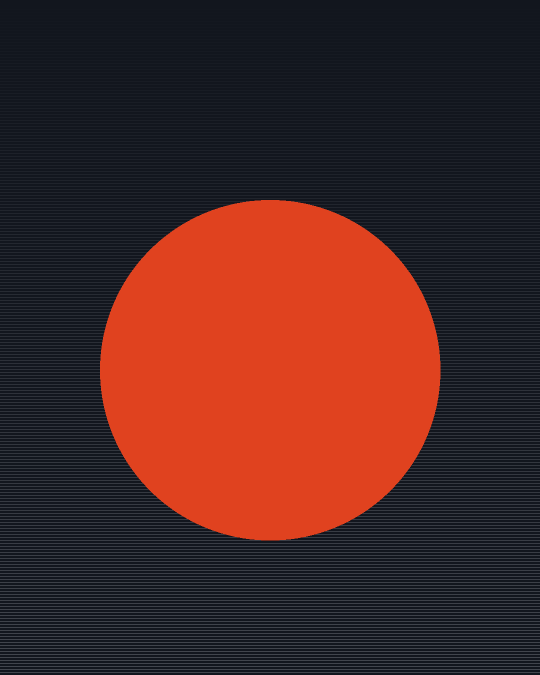
#> input picture media/probe0.png, 1080 x 1350 px (shown at 1/2 size)
$ python -i fotoprobe.py   (imports and definitions only)
#> lines starting #> are read from the running program, lines starting #| are printed output that depends on the picture
"""Ist das ein Foto - oder eine Zeichnung auf weissem Grund?

Die Bildsuche fand fuer "deep sea creature" eine Datei namens
"Humpback anglerfish.png". Lizenz frei, Groesse gut, Form gut, Platz
eins. Und trotzdem falsch: Es ist eine wissenschaftliche Illustration,
freigestellt auf Weiss.

Fuer einen Account ueber tatsaechlich Geschehenes ist das schlimmer als
ein gemaltes Bild. Ein gemaltes gibt vor, eine Vorstellung zu sein. Eine
Strichzeichnung auf Weiss sieht im Feed aus wie ein Versehen.

Ansehen kann dieses Programm ein Bild nicht - dafuer braeuchte es ein
Modell, und das kostet bei jedem Beitrag erneut. Zwei Dinge lassen sich
aber ohne jede Anfrage feststellen, und sie treffen genau diesen Fall:

1. Eine Illustration ist fast immer freigestellt. Der Rand ist dann
   weiss oder einfarbig - bei einer Fotografie praktisch nie.
2. Eine Zeichnung hat wenige Farben. Ein Foto hat Hunderte, auch ein
   dunkles: Rauschen, Verlaeufe, Reflexe.

Beides zusammen faengt Strichzeichnungen, Diagramme, Wappen und
freigestellte Objekte ab, ohne ein einziges echtes Foto zu verwerfen -
jedenfalls keines, das man zeigen wollte.
"""

from __future__ import annotations

import logging
from pathlib import Path

from PIL import Image, ImageChops, ImageStat

log = logging.getLogger(__name__)

# Worauf heruntergerechnet wird, bevor gezaehlt wird. 64x64 reicht fuer
# beide Fragen und kostet nichts.
RASTER = 64

# Ab wann ein Rand als freigestellt gilt.
RANDANTEIL = 0.75
# Und ab welcher Helligkeit ein Punkt als "weiss" zaehlt.
WEISSGRENZE = 232

# Wie viel des ganzen Bildes weiss sein darf, bevor es als Grafik gilt.
WEISSANTEIL = 0.45

# Wie viel Struktur ein Foto mindestens hat. Gemessen wird, wie stark
# sich benachbarte Bildpunkte unterscheiden - im Mittel, ueber das ganze
# Bild.
#
# Das ist der Unterschied, um den es wirklich geht. Eine Zeichnung
# besteht aus Flaechen: Innerhalb einer Flaeche ist der Nachbar derselbe
# Punkt, nur an den Konturen springt es. Eine Fotografie hat ueberall
# Struktur - Korn, Verlauf, Reflex -, auch eine unscharfe und auch eine
# fast schwarze.
#
# Vorher habe ich Farbtoene gezaehlt. Das hat zwei Testfaelle
# umgeworfen, die beide haetten durchgehen muessen: eine Tiefseeaufnahme
# und eine Schneelandschaft. Beide haben wenige Farben und sind
# trotzdem Fotografien - genau die Sorte, um die es diesem Account geht.
# Sehr niedrig angesetzt, und das ist die dritte Fassung dieser Zahl.
#
# Bei 1,2 fielen ein fast schwarzer Nachthimmel und eine neblige
# Aufnahme durch. Bei 0,5 immer noch die neblige: Eine stark
# weichgezeichnete Fotografie kommt auf 0,2 bis 0,3, eine reine
# Farbflaeche auf 0,0.
#
# Also trifft diese Schwelle nur noch den zweiten Fall - eine Flaeche
# ohne jede Zeichnung. Das ist wenig, aber es ist ehrlich: Die
# Weissprobe oben faengt den Fall, um den es wirklich geht, und alles
# darueber hinaus wuerde Fotografien verwerfen, um Grafiken zu treffen.
# Ein verworfenes Foto kostet mehr, denn dann wird gemalt.
MINDESTSTRUKTUR = 0.1

def _randpunkte(punkte: list[tuple[int, int, int]]) -> list[tuple[int, int, int]]:
    """Die vier Kanten des Rasters, ohne die Mitte."""
    oben = punkte[:RASTER]
    unten = punkte[RASTER * (RASTER - 1) :]
    links = [punkte[RASTER * zeile] for zeile in range(RASTER)]
    rechts = [punkte[RASTER * zeile + RASTER - 1] for zeile in range(RASTER)]
    return oben + unten + links + rechts


def wirkt_wie_foto(pfad: Path) -> tuple[bool, str]:
    """Ob diese Datei wie eine Fotografie aussieht. Mit Begruendung.

    True heisst nicht "schoen", sondern nur: keine Zeichnung, kein
    Diagramm, nichts Freigestelltes. Im Zweifel True - ein Foto
    faelschlich zu verwerfen waere teurer als eine Zeichnung
    durchzulassen, denn dann wird gemalt.
    """
#> called with pfad = '../../media/probe0.png'
    try:
        with Image.open(pfad) as offen:
#> offen is the input picture: PIL image 1080x1350 RGB; mean R, G, B 75.2, 38.7, 36
            klein = offen.convert("RGB").resize((RASTER, RASTER), Image.BILINEAR)
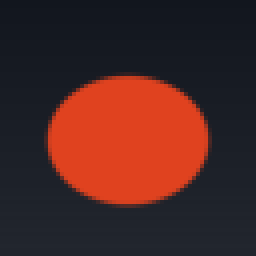
#> klein: PIL image 64x64 RGB (shown 4 times larger); mean R, G, B 75.2, 38.8, 36
    except Exception as exc:  # noqa: BLE001 - im Zweifel durchlassen
        log.info("Fotoprobe nicht moeglich (%s): %s", pfad.name, exc)
        return True, ""

    # getdata() ist abgekuendigt; get_flattened_data gibt es erst in
    # neueren Pillow-Fassungen. Beides versuchen, damit es hier und auf
    # dem Rechner des Betreibers laeuft.
    hole = getattr(klein, "get_flattened_data", None) or klein.getdata
    punkte = list(hole())
#> punkte = 4096 items, first 6: (18, 22, 30), (18, 22, 30), (18, 22, 30), (18, 22, 30), (18, 22, 30), (18, 22, 30)
    ist_weiss = [min(punkt) >= WEISSGRENZE for punkt in punkte]
#> ist_weiss = 4096 items, first 6: False, False, False, False, False, False

    rand = _randpunkte(punkte)
#> in _randpunkte, `oben = punkte[:RASTER]`: oben = 64 items, first 6: (18, 22, 30), (18, 22, 30), (18, 22, 30), (18, 22, 30), (18, 22, 30), (18, 22, 30)
#> in _randpunkte, `unten = punkte[RASTER * (RASTER - 1) :]`: unten = 64 items, first 6: (33, 37, 45), (33, 37, 45), (33, 37, 45), (33, 37, 45), (33, 37, 45), (33, 37, 45)
#> in _randpunkte, `links = [punkte[RASTER * zeile] for zeile in range(RASTER)]`: links = 64 items, first 6: (18, 22, 30), (18, 22, 30), (19, 23, 31), (19, 23, 31), (19, 23, 31), (19, 23, 31)
#> in _randpunkte, `rechts = [punkte[RASTER * zeile + RASTER - 1] for zeile in range(RASTE..`: rechts has the same summary as links
#> rand = 256 items, first 6: (18, 22, 30), (18, 22, 30), (18, 22, 30), (18, 22, 30), (18, 22, 30), (18, 22, 30)
    hell_am_rand = sum(1 for punkt in rand if min(punkt) >= WEISSGRENZE)
#> hell_am_rand = 0
    if hell_am_rand / len(rand) >= RANDANTEIL:
        return False, "auf Weiß freigestellt - eine Zeichnung, kein Foto"

    weissanteil = sum(ist_weiss) / len(punkte)
#> weissanteil = 0
    if weissanteil >= WEISSANTEIL:
        return False, f"{round(weissanteil * 100)} Prozent weiss - eine Grafik"

    struktur = _struktur(pfad)
    if struktur is not None and struktur < MINDESTSTRUKTUR:
        return False, f"kaum Struktur ({struktur:.1f}) - eine Grafik, kein Foto"

    return True, ""


def _struktur(pfad: Path) -> float | None:
    """Wie stark sich benachbarte Bildpunkte im Mittel unterscheiden.

    Gemessen am Original, nicht am verkleinerten Raster: Beim
    Herunterrechnen mittelt sich genau das weg, was wir wissen wollen.
    None heisst: nicht feststellbar, dann wird nicht verworfen.
    """
#> called with pfad = '../../media/probe0.png'
    try:
        with Image.open(pfad) as offen:
            grau = offen.convert("L")
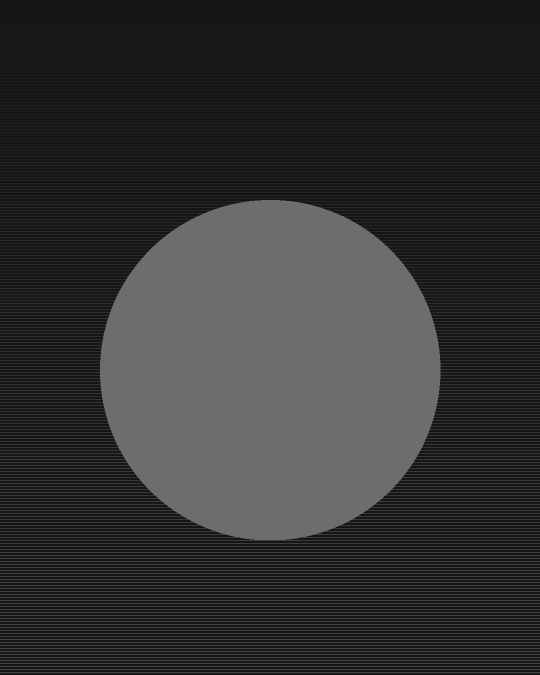
#> grau: PIL image 1080x1350 L (shown at 1/2 size); min 22, max 118, mean 49.5
            # Sehr grosse Bilder kosten sonst unnoetig Zeit. 800 Punkte
            # Kantenlaenge reichen, um Korn von Flaeche zu unterscheiden.
            if max(grau.size) > 800:
                faktor = 800 / max(grau.size)
#> faktor = 0.593
                grau = grau.resize(
                    (max(1, int(grau.width * faktor)), max(1, int(grau.height * faktor))),
                    Image.BILINEAR,
                )
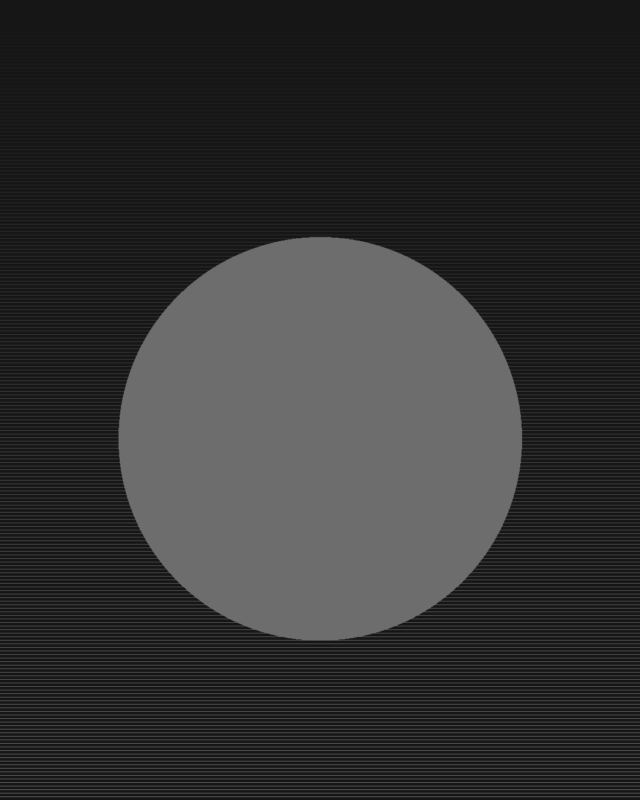
#> grau: PIL image 640x800 L; min 22, max 109, mean 49.5
            verschoben = ImageChops.offset(grau, 1, 0)
            unterschied = ImageChops.difference(grau, verschoben)
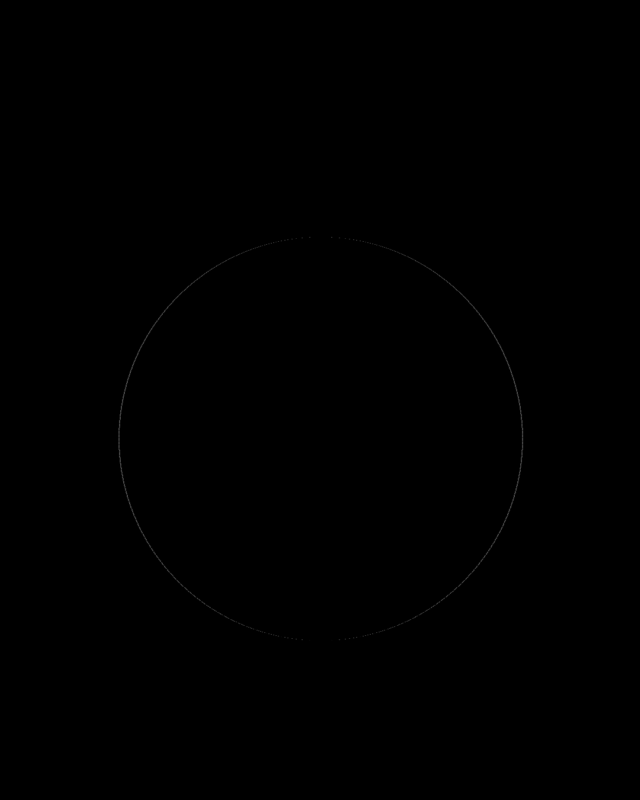
#> unterschied: PIL image 640x800 L; min 0, max 67, mean 0.1
            # Die erste Spalte ist durch das Umlaufen unbrauchbar.
            unterschied = unterschied.crop((1, 0, unterschied.width, unterschied.height))
#> unterschied: PIL image 639x800 L
            return float(ImageStat.Stat(unterschied).mean[0])
    except Exception as exc:  # noqa: BLE001 - im Zweifel durchlassen
        log.info("Struktur nicht messbar (%s): %s", pfad.name, exc)
        return None


__all__ = ["wirkt_wie_foto"]

>>> result = wirkt_wie_foto('../../media/probe0.png')
#> in wirkt_wie_foto, `struktur = _struktur(pfad)`: struktur = 0.123

$ run again, on media/probe2.png
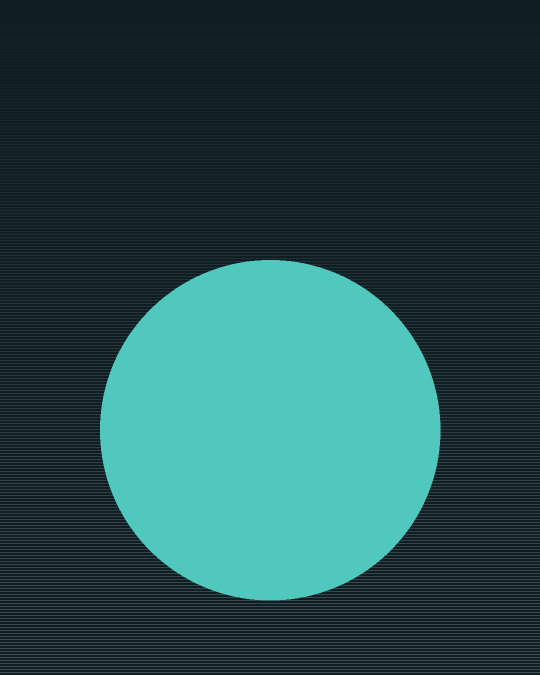
#> input picture media/probe2.png, 1080 x 1350 px (shown at 1/2 size)
#> in wirkt_wie_foto, offen is the input picture: PIL image 1080x1350 RGB; mean R, G, B 35.9, 77.8, 78.4
#> in wirkt_wie_foto, `klein = offen.convert("RGB").resize((RASTER, RASTER), Image.BILINEAR)`:
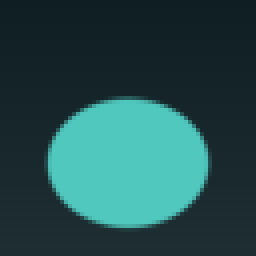
#> klein: PIL image 64x64 RGB (shown 4 times larger); mean R, G, B 35.9, 77.9, 78.4
#> punkte = 4096 items, first 6: (14, 30, 34), (14, 30, 34), (14, 30, 34), (14, 30, 34), (14, 30, 34), (14, 30, 34)
#> ist_weiss = 4096 items, first 6: False, False, False, False, False, False
#> oben = 64 items, first 6: (14, 30, 34), (14, 30, 34), (14, 30, 34), (14, 30, 34), (14, 30, 34), (14, 30, 34)
#> unten = 64 items, first 6: (29, 45, 49), (29, 45, 49), (29, 45, 49), (29, 45, 49), (29, 45, 49), (29, 45, 49)
#> links = 64 items, first 6: (14, 30, 34), (14, 30, 34), (15, 31, 35), (15, 31, 35), (15, 31, 35), (15, 31, 35)
#> rechts has the same summary as links
#> rand = 256 items, first 6: (14, 30, 34), (14, 30, 34), (14, 30, 34), (14, 30, 34), (14, 30, 34), (14, 30, 34)
#> hell_am_rand = 0
#> in _struktur, `unterschied = ImageChops.difference(grau, verschoben)`:
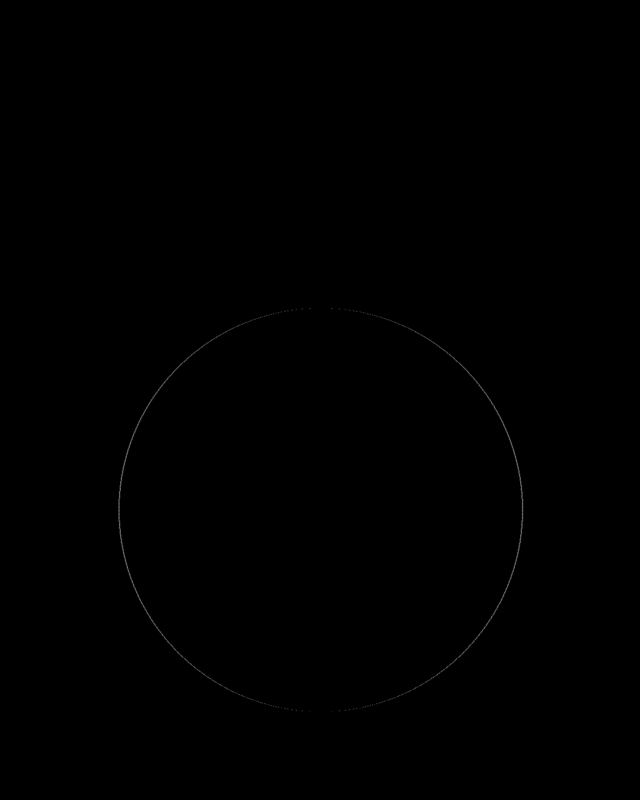
#> unterschied: PIL image 640x800 L; min 0, max 105, mean 0.2
#> struktur = 0.2
